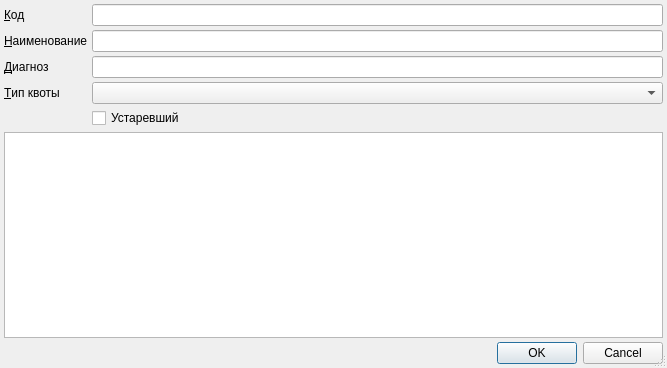
<?xml version="1.0" encoding="UTF-8"?>
<ui version="4.0">
 <class>ItemEditorDialog</class>
 <widget class="QDialog" name="ItemEditorDialog">
  <property name="geometry">
   <rect>
    <x>0</x>
    <y>0</y>
    <width>667</width>
    <height>368</height>
   </rect>
  </property>
  <property name="windowTitle">
   <string>ChangeMe!</string>
  </property>
  <property name="sizeGripEnabled">
   <bool>true</bool>
  </property>
  <layout class="QGridLayout" name="gridLayout">
   <property name="margin">
    <number>4</number>
   </property>
   <property name="spacing">
    <number>4</number>
   </property>
   <item row="0" column="0">
    <widget class="QLabel" name="lblCode">
     <property name="text">
      <string>&amp;Код</string>
     </property>
     <property name="buddy">
      <cstring>edtCode</cstring>
     </property>
    </widget>
   </item>
   <item row="0" column="1">
    <widget class="QLineEdit" name="edtCode"/>
   </item>
   <item row="1" column="0">
    <widget class="QLabel" name="lblName">
     <property name="text">
      <string>&amp;Наименование</string>
     </property>
     <property name="buddy">
      <cstring>edtName</cstring>
     </property>
    </widget>
   </item>
   <item row="1" column="1">
    <widget class="QLineEdit" name="edtName"/>
   </item>
   <item row="6" column="0" colspan="2">
    <widget class="QDialogButtonBox" name="buttonBox">
     <property name="orientation">
      <enum>Qt::Horizontal</enum>
     </property>
     <property name="standardButtons">
      <set>QDialogButtonBox::Cancel|QDialogButtonBox::Ok</set>
     </property>
    </widget>
   </item>
   <item row="2" column="0">
    <widget class="QLabel" name="lblCheckingSerial">
     <property name="text">
      <string>&amp;Диагноз</string>
     </property>
     <property name="buddy">
      <cstring>edtMKB</cstring>
     </property>
    </widget>
   </item>
   <item row="3" column="0">
    <widget class="QLabel" name="lblCheckingNumber">
     <property name="text">
      <string>&amp;Тип квоты</string>
     </property>
     <property name="buddy">
      <cstring>cmbQuotaType</cstring>
     </property>
    </widget>
   </item>
   <item row="3" column="1">
    <widget class="CQuotaComboBox" name="cmbQuotaType">
     <property name="sizeAdjustPolicy">
      <enum>QComboBox::AdjustToMinimumContentsLength</enum>
     </property>
    </widget>
   </item>
   <item row="2" column="1">
    <widget class="QLineEdit" name="edtMKB"/>
   </item>
   <item row="5" column="0" colspan="2">
    <widget class="CInDocTableView" name="tblItems"/>
   </item>
   <item row="4" column="1">
    <widget class="QCheckBox" name="chkIsObsolete">
     <property name="text">
      <string>Устаревший</string>
     </property>
    </widget>
   </item>
  </layout>
 </widget>
 <customwidgets>
  <customwidget>
   <class>CQuotaComboBox</class>
   <extends>QComboBox</extends>
   <header>Quoting/QuotaComboBox.h</header>
  </customwidget>
  <customwidget>
   <class>CInDocTableView</class>
   <extends>QTableView</extends>
   <header>library/InDocTable.h</header>
  </customwidget>
 </customwidgets>
 <tabstops>
  <tabstop>edtCode</tabstop>
  <tabstop>edtName</tabstop>
  <tabstop>edtMKB</tabstop>
  <tabstop>cmbQuotaType</tabstop>
  <tabstop>tblItems</tabstop>
  <tabstop>buttonBox</tabstop>
 </tabstops>
 <resources/>
 <connections>
  <connection>
   <sender>buttonBox</sender>
   <signal>accepted()</signal>
   <receiver>ItemEditorDialog</receiver>
   <slot>accept()</slot>
   <hints>
    <hint type="sourcelabel">
     <x>162</x>
     <y>363</y>
    </hint>
    <hint type="destinationlabel">
     <x>117</x>
     <y>106</y>
    </hint>
   </hints>
  </connection>
  <connection>
   <sender>buttonBox</sender>
   <signal>rejected()</signal>
   <receiver>ItemEditorDialog</receiver>
   <slot>reject()</slot>
   <hints>
    <hint type="sourcelabel">
     <x>242</x>
     <y>363</y>
    </hint>
    <hint type="destinationlabel">
     <x>247</x>
     <y>107</y>
    </hint>
   </hints>
  </connection>
 </connections>
</ui>
